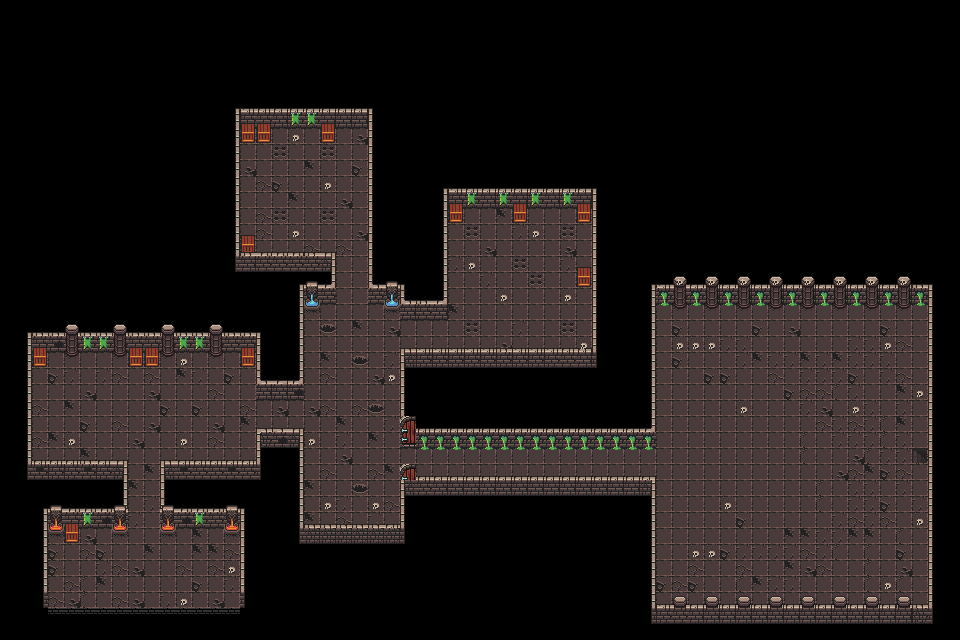

Rendered tile map (Tiled .tmx) drawn with the repository's tilesets; below, a short description and the map source with its tile grids summarised:
An orthogonal 60x40 tile map with 16x16 px tiles, 4 tile layers (Piso, Pared, Decoracion, Especial) and 19 objects.

<map version="1.2" tiledversion="1.2.4" orientation="orthogonal" renderorder="right-down" width="60" height="40" tilewidth="16" tileheight="16" infinite="0" nextlayerid="7" nextobjectid="22">
 <tileset firstgid="1" source="0x72_DungeonTilesetII_v1.3.tsx" />
 <layer id="2" name="Piso" width="60" height="40">
  <data>[2400 cells, 1972 non-empty, 4 distinct tile ids]</data>
 </layer>
 <layer id="3" name="Pared" width="60" height="40">
  <data>[2400 cells, 442 non-empty, 23 distinct tile ids]</data>
 </layer>
 <layer id="4" name="Decoracion" width="60" height="40">
  <data>[2400 cells, 408 non-empty, 29 distinct tile ids]</data>
 </layer>
 <objectgroup id="6" name="Colision">
  <object id="1" x="49" y="606.5">
   <polyline points="0,0 0,-79.5 78.5,-79.5 79.5,-147 -16.5,-146 -15.5,-255 205.5,-255 205.5,-206 256.5,-206.5 255.5,-302.5 288.5,-302.5 287.5,-355 192.5,-354.5 192.5,-480 317.5,-479 318,-301.5 349.5,-301.5 349.5,-285.5 400,-286 400,-398 541.5,-398 542.5,-259 349.5,-258.5 350.5,-158 607.5,-159 607,-302 877,-302 878,-2.5 608.5,-2.5 607.5,-131 349.5,-130 350.5,-83 256.5,-82.5 256,-178.5 205,-177.5 206.5,-147 110,-147 110,-79 189.5,-79.5 190,1" />
  </object>
  <object id="3" x="239" y="608">
   <polyline points="0,0 -190,-1" />
  </object>
  <object id="4" x="352.455" y="356.773" width="14.8636" height="7.72727">
   <ellipse />
  </object>
  <object id="5" x="320.205" y="324.682" width="15.2273" height="7.72727">
   <ellipse />
  </object>
  <object id="6" x="369.295" y="405.227" width="14.3182" height="7.72727">
   <ellipse />
  </object>
  <object id="7" x="353.295" y="484.864" width="13.5909" height="7.72727">
   <ellipse />
  </object>
  <object id="9" x="242" y="353" width="12" height="13" />
  <object id="10" x="129.667" y="352.5" width="12" height="13" />
  <object id="11" x="146.333" y="352.5" width="12" height="13" />
  <object id="12" x="34" y="353.167" width="12" height="13" />
  <object id="13" x="65.3333" y="529.5" width="12" height="13" />
  <object id="14" x="241.333" y="239.833" width="12" height="13" />
  <object id="15" x="241.333" y="128.5" width="12" height="13" />
  <object id="16" x="258.333" y="129.167" width="12" height="13" />
  <object id="17" x="322.667" y="128.833" width="12" height="13" />
  <object id="18" x="449.333" y="209.167" width="12" height="13" />
  <object id="19" x="513.667" y="208.5" width="12" height="13" />
  <object id="20" x="578.333" y="209.167" width="12" height="13" />
  <object id="21" x="577.667" y="273.833" width="12" height="13" />
 </objectgroup>
 <layer id="5" name="Especial" width="60" height="40">
  <data>[2400 cells, 29 non-empty, 5 distinct tile ids]</data>
 </layer>
</map>
